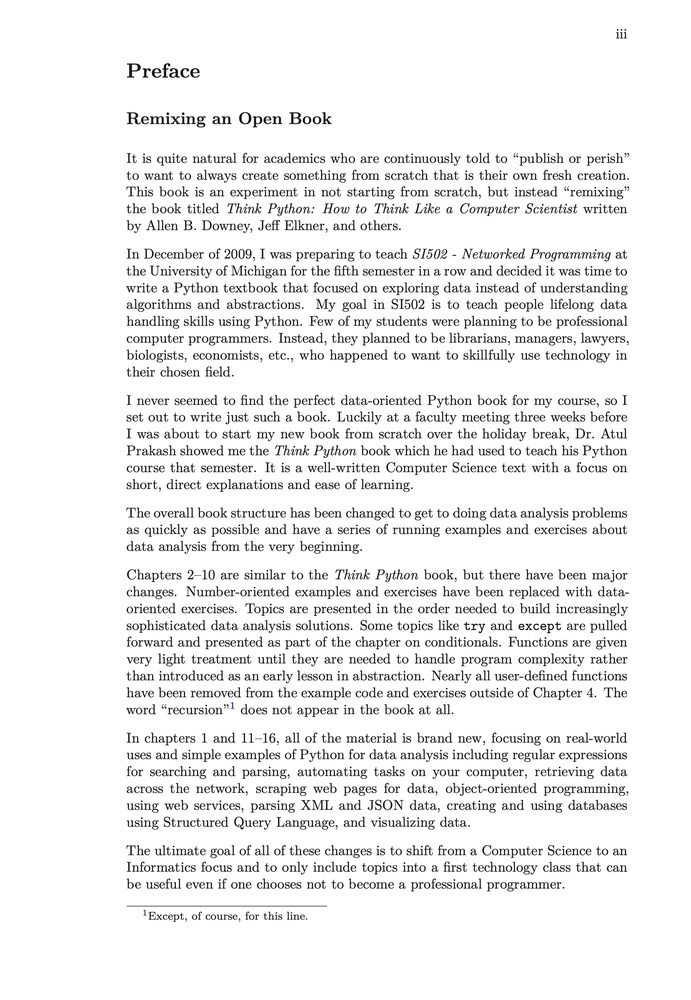
#> input picture orientation/Dataset - pdf at angles from -20 to 20/0.jpg, 691 x 1000 px, shrunk from 1799 x 2603 before the run
$ python -i orientation.py   (imports and definitions only)
#> lines starting #> are read from the running program, lines starting #| are printed output that depends on the picture; after the words box and inside, x2 and y2 are one past the last pixel; in counts of white or black regions, pixels touching at a corner belong together
import cv2
import json


def get_angle(input_image_path):
    """Calculates the angle of rotation if any on an image, like scanned documents scanned at a wrong angle

    Args:
        input_image_path: absolute path of the image we want to create the dataset with

    Returns:
        Flaot value to 2 decimal places of the calculated angle of rotation. For example: -13.05
    """
    # Preprocessing
    input_image = cv2.imread(input_image_path)
#> input_image is the input picture: shape (1000, 691, 3); mean B, G, R 239.2, 239.1, 239.2
    gray = cv2.cvtColor(input_image, cv2.COLOR_BGR2GRAY)
    blur = cv2.GaussianBlur(gray, (9, 9), 0)
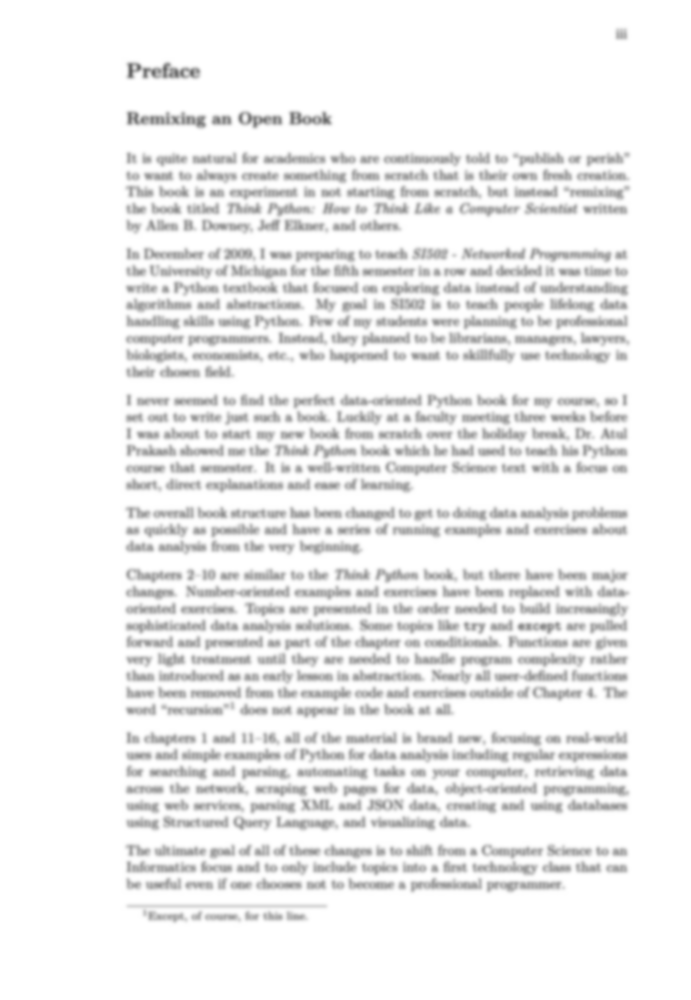
#> blur: shape (1000, 691); min 106, max 255, mean 239.2
    thresh = cv2.threshold(blur, 0, 255,
                           cv2.THRESH_BINARY_INV + cv2.THRESH_OTSU)[1]
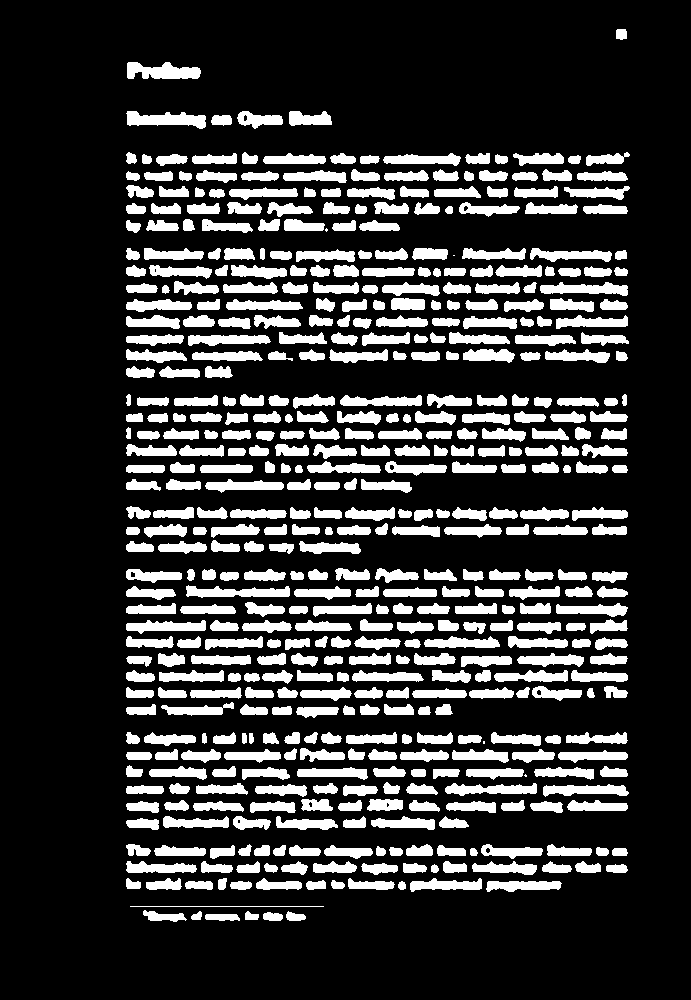
#> thresh: shape (1000, 691); 20.7% white; 511 white regions (4 under 20 px), largest, box (x1, y1, x2, y2) and area: (127, 62, 201, 79) 901, (126, 111, 206, 129) 895, (186, 585, 290, 598) 858

    # Apply dilate to merge text into meaningful lines/paragraphs.
    # Use larger kernel on X axis to merge characters into single line, cancelling out any spaces.
    # But use smaller kernel on Y axis to separate between different blocks of text
    kernel = cv2.getStructuringElement(cv2.MORPH_RECT, (30, 5))
    dilate = cv2.dilate(thresh, kernel, iterations=5)
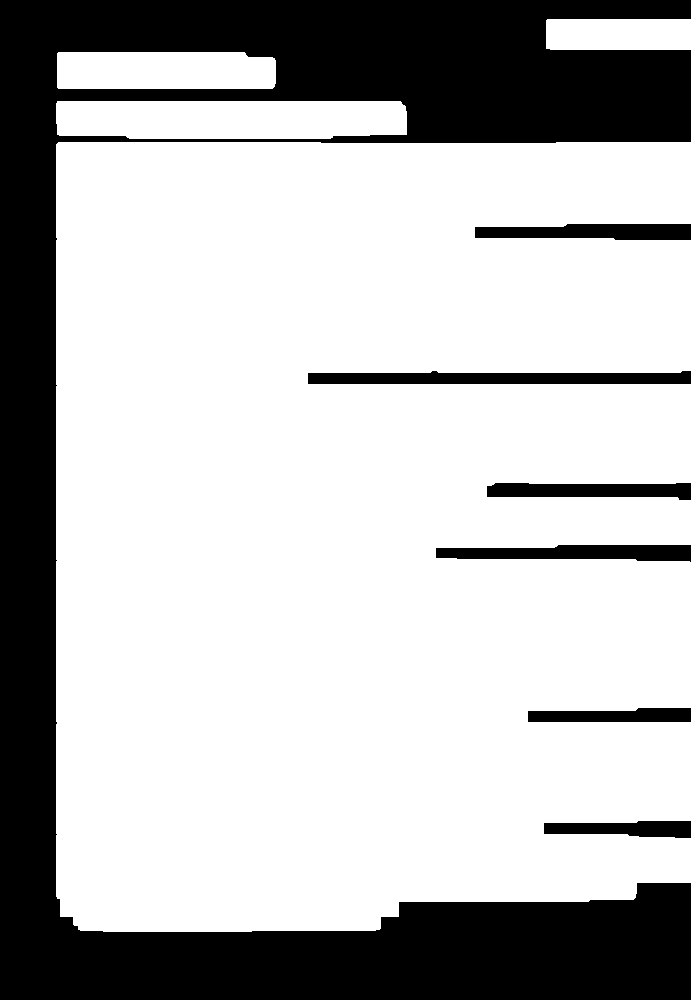
#> dilate: shape (1000, 691); 72.2% white; 7 black regions

    # Gives a list of contours, sort it from largest to smallest
    contours, hierarchy = cv2.findContours(dilate, cv2.RETR_LIST,
                                           cv2.CHAIN_APPROX_SIMPLE)
#> contours = 4 contours; box (x1, y1, x2, y2) and area: (56, 142, 691, 932) 470917, (56, 101, 407, 139) 12439, (57, 52, 276, 89) 7690, (546, 19, 691, 50) 4316
    contours = sorted(contours, key=cv2.contourArea, reverse=True)

    # Largest contour is the first one in the list. minAreaRect gives the smallest area rectangle for the contour
    largestContour = contours[0]
#> largestContour = contour of 140 points, box (x1, y1, x2, y2) (56, 142, 691, 932), area 470917
    minAreaRect = cv2.minAreaRect(largestContour)
#> minAreaRect = ((373, 536.5), (789, 634), -90)

    # angle is the third element of minAreaRect
    angle = minAreaRect[2]
#> angle = -90

    # Calculate the skew angle
    if angle > 45:
        angle = 90 - angle
    else:
        angle = -angle
#> angle = 90
    return round((-1.0 * angle), 2)


def test_accuracy():
    """Compares the calculated angle values against the actual values and gives the %age difference

    Returns:
        Prints the Image number, actual angle, calculated angle and %age difference between these values. For example:
        Image #1 |real angle = 4.72 |calculated angle = 4.74 |difference = 0.42%
    """
    # Load the actual angle values from json file
    f = open(
        '/Users/veersingh/Desktop/Dataset - pdf at angles from -20 to 20/angle_values.json',
    )
    actual_angle_values = json.load(f)
    f.close()

    input_dir = '/Users/veersingh/Desktop/Dataset - pdf at angles from -20 to 20/'
    number_of_images = 35

    # Loop through all images, calculate angle then compare with actual angle
    for i in range(1, number_of_images + 1):
        # Read all images one by one
        input_image_path = input_dir + str(i) + '.jpg'
        # Run get_angle function to calculate the angle for each image
        calculated_angle = get_angle(input_image_path)
        # Get the actual angle value from the dictionary
        actual_angle = actual_angle_values[str(i) + '.jpg']

        # Calculates the % difference between actual and calculated values
        percent_diff = round(
            abs(((calculated_angle - actual_angle) / actual_angle) * 100), 2)

        print('Image #' + str(i) + ' |real angle = ' + str(actual_angle) +
              ' |calculated angle = ' + str(calculated_angle) +
              ' |difference = ' + str(percent_diff) + '%')


# Run
# [1 line not run here, left out]

>>> result = get_angle('Dataset - pdf at angles from -20 to 20/0.jpg')
#> result = -90
